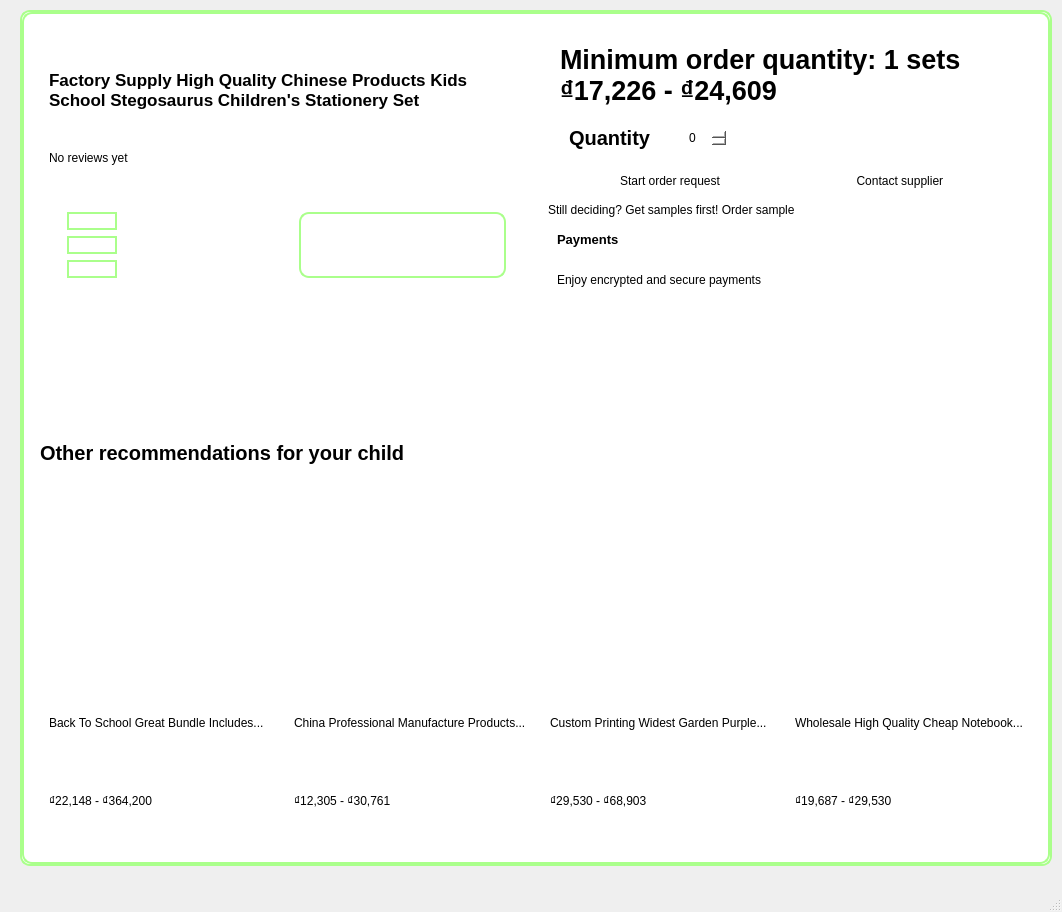
<?xml version="1.0" encoding="UTF-8"?>
<ui version="4.0">
 <class>MainWindow</class>
 <widget class="QMainWindow" name="MainWindow">
  <property name="geometry">
   <rect>
    <x>0</x>
    <y>0</y>
    <width>1062</width>
    <height>912</height>
   </rect>
  </property>
  <property name="windowTitle">
   <string>MainWindow</string>
  </property>
  <widget class="QWidget" name="centralwidget">
   <widget class="QScrollArea" name="scrollArea">
    <property name="geometry">
     <rect>
      <x>20</x>
      <y>10</y>
      <width>1032</width>
      <height>856</height>
     </rect>
    </property>
    <property name="maximumSize">
     <size>
      <width>16777215</width>
      <height>16777215</height>
     </size>
    </property>
    <property name="styleSheet">
     <string notr="true">border-radius: 10px;
border: 2px solid rgb(170, 255, 139);
background-color: white;</string>
    </property>
    <property name="widgetResizable">
     <bool>true</bool>
    </property>
    <widget class="QWidget" name="scrollAreaWidgetContents">
     <property name="geometry">
      <rect>
       <x>0</x>
       <y>0</y>
       <width>1028</width>
       <height>852</height>
      </rect>
     </property>
     <layout class="QVBoxLayout" name="verticalLayout_2">
      <item>
       <widget class="QGroupBox" name="groupBox">
        <property name="styleSheet">
         <string notr="true">border: none</string>
        </property>
        <property name="title">
         <string/>
        </property>
        <layout class="QHBoxLayout" name="horizontalLayout">
         <item>
          <widget class="QGroupBox" name="groupBox_4">
           <property name="styleSheet">
            <string notr="true">border: none;</string>
           </property>
           <property name="title">
            <string/>
           </property>
           <layout class="QVBoxLayout" name="verticalLayout_5">
            <item>
             <widget class="QPushButton" name="pushButton_3">
              <property name="maximumSize">
               <size>
                <width>20</width>
                <height>16777215</height>
               </size>
              </property>
              <property name="text">
               <string/>
              </property>
              <property name="icon">
               <iconset>
                <normaloff>img/arrow-left-icon-2048x1433-le08mlmd.png</normaloff>img/arrow-left-icon-2048x1433-le08mlmd.png</iconset>
              </property>
             </widget>
            </item>
            <item>
             <widget class="QLabel" name="label_8">
              <property name="font">
               <font>
                <pointsize>13</pointsize>
                <weight>75</weight>
                <bold>true</bold>
               </font>
              </property>
              <property name="text">
               <string>Factory Supply High Quality Chinese Products Kids 
School Stegosaurus Children's Stationery Set</string>
              </property>
             </widget>
            </item>
            <item>
             <widget class="QLabel" name="label_9">
              <property name="text">
               <string>No reviews yet</string>
              </property>
             </widget>
            </item>
            <item>
             <widget class="QGroupBox" name="groupBox_8">
              <property name="styleSheet">
               <string notr="true">border: none;</string>
              </property>
              <property name="title">
               <string/>
              </property>
              <layout class="QHBoxLayout" name="horizontalLayout_4">
               <item>
                <widget class="QGroupBox" name="groupBox_9">
                 <property name="styleSheet">
                  <string notr="true">border: none;</string>
                 </property>
                 <property name="title">
                  <string/>
                 </property>
                 <layout class="QVBoxLayout" name="verticalLayout_6">
                  <item>
                   <widget class="QLabel" name="label_11">
                    <property name="maximumSize">
                     <size>
                      <width>50</width>
                      <height>50</height>
                     </size>
                    </property>
                    <property name="styleSheet">
                     <string notr="true">border: 2px solid rgb(170, 255, 139);</string>
                    </property>
                    <property name="text">
                     <string/>
                    </property>
                    <property name="pixmap">
                     <pixmap>img/H9fd76fb22e634fc68767d475fc9f8c097.webp</pixmap>
                    </property>
                    <property name="scaledContents">
                     <bool>true</bool>
                    </property>
                   </widget>
                  </item>
                  <item>
                   <widget class="QLabel" name="label_10">
                    <property name="maximumSize">
                     <size>
                      <width>50</width>
                      <height>50</height>
                     </size>
                    </property>
                    <property name="styleSheet">
                     <string notr="true">border: 2px solid rgb(170, 255, 139);</string>
                    </property>
                    <property name="text">
                     <string/>
                    </property>
                    <property name="pixmap">
                     <pixmap>img/Hc5b163e7fd3b4320b0b78f08c24173d8I.webp</pixmap>
                    </property>
                    <property name="scaledContents">
                     <bool>true</bool>
                    </property>
                   </widget>
                  </item>
                  <item>
                   <widget class="QLabel" name="label_12">
                    <property name="maximumSize">
                     <size>
                      <width>50</width>
                      <height>50</height>
                     </size>
                    </property>
                    <property name="styleSheet">
                     <string notr="true">border: 2px solid rgb(170, 255, 139);</string>
                    </property>
                    <property name="text">
                     <string/>
                    </property>
                    <property name="pixmap">
                     <pixmap>img/He1d28e59ef6446d58158adde61d416f4x.webp</pixmap>
                    </property>
                    <property name="scaledContents">
                     <bool>true</bool>
                    </property>
                   </widget>
                  </item>
                 </layout>
                </widget>
               </item>
               <item>
                <widget class="QGroupBox" name="groupBox_10">
                 <property name="styleSheet">
                  <string notr="true">border: none;</string>
                 </property>
                 <property name="title">
                  <string/>
                 </property>
                 <layout class="QVBoxLayout" name="verticalLayout_7">
                  <item>
                   <widget class="QLabel" name="label_6">
                    <property name="maximumSize">
                     <size>
                      <width>300</width>
                      <height>300</height>
                     </size>
                    </property>
                    <property name="styleSheet">
                     <string notr="true">border: 2px solid rgb(170, 255, 139);</string>
                    </property>
                    <property name="text">
                     <string/>
                    </property>
                    <property name="pixmap">
                     <pixmap>img/H01a2f22cd104462aa52a033f8b87f0d8S.webp</pixmap>
                    </property>
                    <property name="scaledContents">
                     <bool>true</bool>
                    </property>
                   </widget>
                  </item>
                 </layout>
                </widget>
               </item>
              </layout>
             </widget>
            </item>
           </layout>
          </widget>
         </item>
         <item>
          <widget class="QGroupBox" name="groupBox_3">
           <property name="styleSheet">
            <string notr="true">border: none</string>
           </property>
           <property name="title">
            <string/>
           </property>
           <layout class="QVBoxLayout" name="verticalLayout_3">
            <item>
             <widget class="QLabel" name="label">
              <property name="maximumSize">
               <size>
                <width>16777215</width>
                <height>90</height>
               </size>
              </property>
              <property name="font">
               <font>
                <pointsize>20</pointsize>
                <weight>75</weight>
                <bold>true</bold>
               </font>
              </property>
              <property name="styleSheet">
               <string notr="true">padding: 5px</string>
              </property>
              <property name="text">
               <string>Minimum order quantity: 1 sets
₫17,226 - ₫24,609</string>
              </property>
             </widget>
            </item>
            <item>
             <widget class="QGroupBox" name="groupBox_6">
              <property name="maximumSize">
               <size>
                <width>200</width>
                <height>42</height>
               </size>
              </property>
              <property name="styleSheet">
               <string notr="true">border: none</string>
              </property>
              <property name="title">
               <string/>
              </property>
              <property name="alignment">
               <set>Qt::AlignLeading|Qt::AlignLeft|Qt::AlignTop</set>
              </property>
              <layout class="QHBoxLayout" name="horizontalLayout_3">
               <item>
                <widget class="QLabel" name="label_2">
                 <property name="maximumSize">
                  <size>
                   <width>100</width>
                   <height>50</height>
                  </size>
                 </property>
                 <property name="font">
                  <font>
                   <pointsize>15</pointsize>
                   <weight>75</weight>
                   <bold>true</bold>
                  </font>
                 </property>
                 <property name="text">
                  <string>Quantity</string>
                 </property>
                </widget>
               </item>
               <item>
                <widget class="QSpinBox" name="spinBox">
                 <property name="maximumSize">
                  <size>
                   <width>40</width>
                   <height>20</height>
                  </size>
                 </property>
                </widget>
               </item>
              </layout>
             </widget>
            </item>
            <item>
             <widget class="QGroupBox" name="groupBox_5">
              <property name="styleSheet">
               <string notr="true">border: none</string>
              </property>
              <property name="title">
               <string/>
              </property>
              <layout class="QHBoxLayout" name="horizontalLayout_2">
               <item>
                <widget class="QPushButton" name="pushButton">
                 <property name="text">
                  <string>Start order request</string>
                 </property>
                </widget>
               </item>
               <item>
                <widget class="QPushButton" name="pushButton_2">
                 <property name="text">
                  <string>Contact supplier </string>
                 </property>
                </widget>
               </item>
              </layout>
             </widget>
            </item>
            <item>
             <widget class="QLabel" name="label_3">
              <property name="text">
               <string>Still deciding? Get samples first! Order sample</string>
              </property>
             </widget>
            </item>
            <item>
             <widget class="QGroupBox" name="groupBox_7">
              <property name="styleSheet">
               <string notr="true">border: none</string>
              </property>
              <property name="title">
               <string/>
              </property>
              <layout class="QVBoxLayout" name="verticalLayout_4">
               <item>
                <widget class="QLabel" name="label_7">
                 <property name="font">
                  <font>
                   <pointsize>10</pointsize>
                   <weight>75</weight>
                   <bold>true</bold>
                  </font>
                 </property>
                 <property name="text">
                  <string>Payments</string>
                 </property>
                </widget>
               </item>
               <item>
                <widget class="QLabel" name="label_5">
                 <property name="maximumSize">
                  <size>
                   <width>130</width>
                   <height>50</height>
                  </size>
                 </property>
                 <property name="text">
                  <string/>
                 </property>
                 <property name="pixmap">
                  <pixmap>img/Essential-Minimal-Payment-Icons.webp</pixmap>
                 </property>
                 <property name="scaledContents">
                  <bool>true</bool>
                 </property>
                </widget>
               </item>
               <item>
                <widget class="QLabel" name="label_4">
                 <property name="text">
                  <string>Enjoy encrypted and secure payments</string>
                 </property>
                </widget>
               </item>
              </layout>
             </widget>
            </item>
           </layout>
          </widget>
         </item>
        </layout>
       </widget>
      </item>
      <item>
       <widget class="QGroupBox" name="groupBox_18">
        <property name="styleSheet">
         <string notr="true">border: none</string>
        </property>
        <property name="title">
         <string/>
        </property>
        <layout class="QVBoxLayout" name="verticalLayout_16">
         <item>
          <widget class="QLabel" name="label_38">
           <property name="font">
            <font>
             <pointsize>15</pointsize>
             <weight>75</weight>
             <bold>true</bold>
            </font>
           </property>
           <property name="text">
            <string>Other recommendations for your child</string>
           </property>
          </widget>
         </item>
        </layout>
       </widget>
      </item>
      <item>
       <widget class="QGroupBox" name="groupBox_13">
        <property name="styleSheet">
         <string notr="true">border: none</string>
        </property>
        <property name="title">
         <string/>
        </property>
        <layout class="QHBoxLayout" name="horizontalLayout_5">
         <item>
          <widget class="QGroupBox" name="groupBox_14">
           <property name="title">
            <string/>
           </property>
           <layout class="QVBoxLayout" name="verticalLayout_12">
            <item>
             <widget class="QLabel" name="label_26">
              <property name="text">
               <string/>
              </property>
              <property name="pixmap">
               <pixmap>img/Ha39d3af6991c426eabd8b6ab8797aa0am.jpg_220x220.webp</pixmap>
              </property>
              <property name="scaledContents">
               <bool>true</bool>
              </property>
             </widget>
            </item>
            <item>
             <widget class="QLabel" name="label_27">
              <property name="text">
               <string>Back To School Great Bundle Includes...</string>
              </property>
             </widget>
            </item>
            <item>
             <widget class="QLabel" name="label_28">
              <property name="text">
               <string>₫22,148 - ₫364,200</string>
              </property>
             </widget>
            </item>
           </layout>
          </widget>
         </item>
         <item>
          <widget class="QGroupBox" name="groupBox_15">
           <property name="title">
            <string/>
           </property>
           <layout class="QVBoxLayout" name="verticalLayout_13">
            <item>
             <widget class="QLabel" name="label_29">
              <property name="text">
               <string/>
              </property>
              <property name="pixmap">
               <pixmap>img/H01bd2f3eb1594e2e83457cb3e8a860a6G.jpg_220x220.webp</pixmap>
              </property>
              <property name="scaledContents">
               <bool>true</bool>
              </property>
             </widget>
            </item>
            <item>
             <widget class="QLabel" name="label_30">
              <property name="text">
               <string>China Professional Manufacture Products...</string>
              </property>
             </widget>
            </item>
            <item>
             <widget class="QLabel" name="label_31">
              <property name="text">
               <string>₫12,305 - ₫30,761</string>
              </property>
             </widget>
            </item>
           </layout>
          </widget>
         </item>
         <item>
          <widget class="QGroupBox" name="groupBox_16">
           <property name="title">
            <string/>
           </property>
           <layout class="QVBoxLayout" name="verticalLayout_14">
            <item>
             <widget class="QLabel" name="label_32">
              <property name="text">
               <string/>
              </property>
              <property name="pixmap">
               <pixmap>img/H40933049d3f2469fbcc420f794b5ecc7X.jpg_220x220.webp</pixmap>
              </property>
              <property name="scaledContents">
               <bool>true</bool>
              </property>
             </widget>
            </item>
            <item>
             <widget class="QLabel" name="label_33">
              <property name="text">
               <string>Custom Printing Widest Garden Purple...</string>
              </property>
             </widget>
            </item>
            <item>
             <widget class="QLabel" name="label_34">
              <property name="text">
               <string>₫29,530 - ₫68,903</string>
              </property>
             </widget>
            </item>
           </layout>
          </widget>
         </item>
         <item>
          <widget class="QGroupBox" name="groupBox_17">
           <property name="title">
            <string/>
           </property>
           <layout class="QVBoxLayout" name="verticalLayout_15">
            <item>
             <widget class="QLabel" name="label_35">
              <property name="text">
               <string/>
              </property>
              <property name="pixmap">
               <pixmap>img/H7a6f36cb1b41433289a9ba60a8ea8e55f.jpg_220x220.webp</pixmap>
              </property>
              <property name="scaledContents">
               <bool>true</bool>
              </property>
             </widget>
            </item>
            <item>
             <widget class="QLabel" name="label_36">
              <property name="text">
               <string>Wholesale High Quality Cheap Notebook...</string>
              </property>
             </widget>
            </item>
            <item>
             <widget class="QLabel" name="label_37">
              <property name="text">
               <string>₫19,687 - ₫29,530</string>
              </property>
             </widget>
            </item>
           </layout>
          </widget>
         </item>
        </layout>
       </widget>
      </item>
     </layout>
    </widget>
   </widget>
  </widget>
  <widget class="QMenuBar" name="menubar">
   <property name="geometry">
    <rect>
     <x>0</x>
     <y>0</y>
     <width>1062</width>
     <height>21</height>
    </rect>
   </property>
  </widget>
  <widget class="QStatusBar" name="statusbar"/>
 </widget>
 <resources/>
 <connections/>
</ui>
